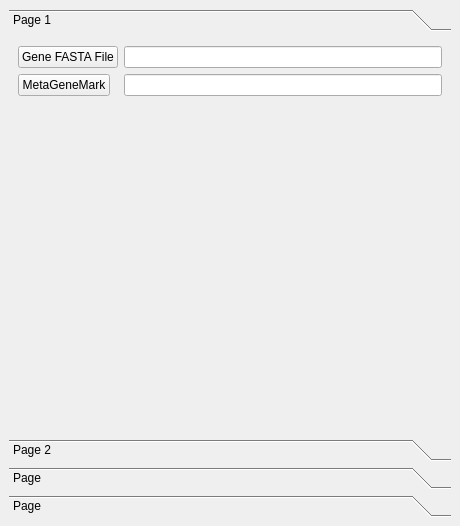
<?xml version="1.0" encoding="UTF-8"?>
<ui version="4.0">
 <class>MainWindow</class>
 <widget class="QMainWindow" name="MainWindow">
  <property name="geometry">
   <rect>
    <x>0</x>
    <y>0</y>
    <width>460</width>
    <height>526</height>
   </rect>
  </property>
  <property name="windowTitle">
   <string>MainWindow</string>
  </property>
  <widget class="QWidget" name="centralwidget">
   <layout class="QVBoxLayout" name="verticalLayout">
    <item>
     <widget class="QToolBox" name="toolBox">
      <property name="currentIndex">
       <number>0</number>
      </property>
      <widget class="QWidget" name="page">
       <property name="geometry">
        <rect>
         <x>0</x>
         <y>0</y>
         <width>442</width>
         <height>404</height>
        </rect>
       </property>
       <attribute name="label">
        <string>Page 1</string>
       </attribute>
       <layout class="QFormLayout" name="formLayout_5">
        <property name="fieldGrowthPolicy">
         <enum>QFormLayout::ExpandingFieldsGrow</enum>
        </property>
        <item row="1" column="0">
         <widget class="QPushButton" name="pushButton_4">
          <property name="text">
           <string>Gene FASTA File</string>
          </property>
         </widget>
        </item>
        <item row="1" column="1">
         <widget class="QLineEdit" name="lineEdit_3"/>
        </item>
        <item row="2" column="0">
         <widget class="QPushButton" name="pushButton">
          <property name="text">
           <string>MetaGeneMark</string>
          </property>
         </widget>
        </item>
        <item row="2" column="1">
         <widget class="QLineEdit" name="lineEdit"/>
        </item>
       </layout>
      </widget>
      <widget class="QWidget" name="page_2">
       <property name="geometry">
        <rect>
         <x>0</x>
         <y>0</y>
         <width>442</width>
         <height>404</height>
        </rect>
       </property>
       <attribute name="label">
        <string>Page 2</string>
       </attribute>
       <layout class="QFormLayout" name="formLayout_6">
        <item row="0" column="0">
         <widget class="QPushButton" name="pushButton_6">
          <property name="text">
           <string>Gene HMM File</string>
          </property>
         </widget>
        </item>
        <item row="0" column="1">
         <widget class="QLineEdit" name="lineEdit_6"/>
        </item>
       </layout>
      </widget>
      <widget class="QWidget" name="page_3">
       <property name="geometry">
        <rect>
         <x>0</x>
         <y>0</y>
         <width>442</width>
         <height>404</height>
        </rect>
       </property>
       <attribute name="label">
        <string>Page</string>
       </attribute>
       <layout class="QFormLayout" name="formLayout_3">
        <item row="0" column="0">
         <widget class="QPushButton" name="pushButton_2">
          <property name="text">
           <string>Contig FASTA File</string>
          </property>
         </widget>
        </item>
        <item row="0" column="1">
         <widget class="QLineEdit" name="lineEdit_4"/>
        </item>
        <item row="1" column="0">
         <widget class="QPushButton" name="pushButton_3">
          <property name="text">
           <string>BLAST</string>
          </property>
         </widget>
        </item>
        <item row="2" column="0">
         <widget class="QPushButton" name="pushButton_5">
          <property name="text">
           <string>HMMER</string>
          </property>
         </widget>
        </item>
        <item row="1" column="1">
         <widget class="QLineEdit" name="lineEdit_2"/>
        </item>
        <item row="2" column="1">
         <widget class="QLineEdit" name="lineEdit_5"/>
        </item>
       </layout>
      </widget>
      <widget class="QWidget" name="page_4">
       <property name="geometry">
        <rect>
         <x>0</x>
         <y>0</y>
         <width>442</width>
         <height>404</height>
        </rect>
       </property>
       <attribute name="label">
        <string>Page</string>
       </attribute>
       <layout class="QFormLayout" name="formLayout">
        <item row="0" column="1">
         <widget class="QLineEdit" name="lineEdit_7"/>
        </item>
        <item row="0" column="0">
         <widget class="QPushButton" name="pushButton_7">
          <property name="text">
           <string>Contig Analysis</string>
          </property>
         </widget>
        </item>
       </layout>
      </widget>
     </widget>
    </item>
   </layout>
  </widget>
 </widget>
 <resources/>
 <connections/>
</ui>
